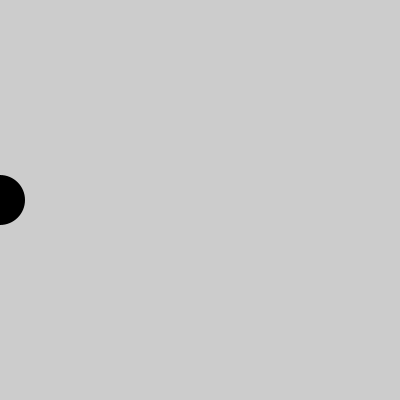
Frame 1 (no input)
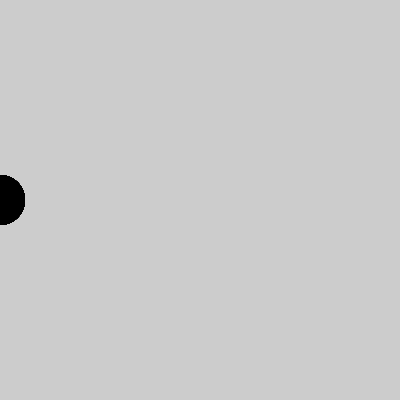
Frame 60 (the mouse pressed at the canvas centre just before this capture)
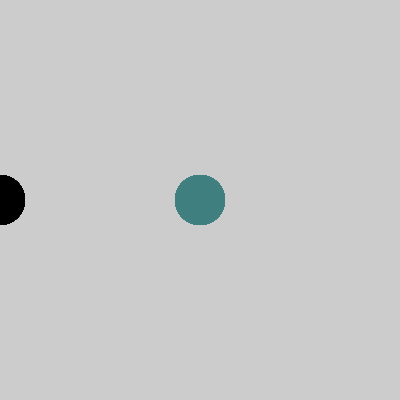
Frame 120 (the mouse held since frame 60 and released just before this capture)

The Processing sketch that drew these frames (run headless with seeded random() and noise(); from frame 60 on, the mouse is pressed at the canvas centre):

// Processing sketch: Col_HSB_05
// ── Col_HSB_05.pde
void setup() {
  size(400, 400);
  colorMode(HSB, 360, 100, 100);
  noStroke();
}

void draw() {
  fill(map(mouseX,0,width,0,360), map(mouseX,0,height,0,100),map(mouseX,0,width,0,100));
  ellipse(mouseX, height/2, 50,50);
}
